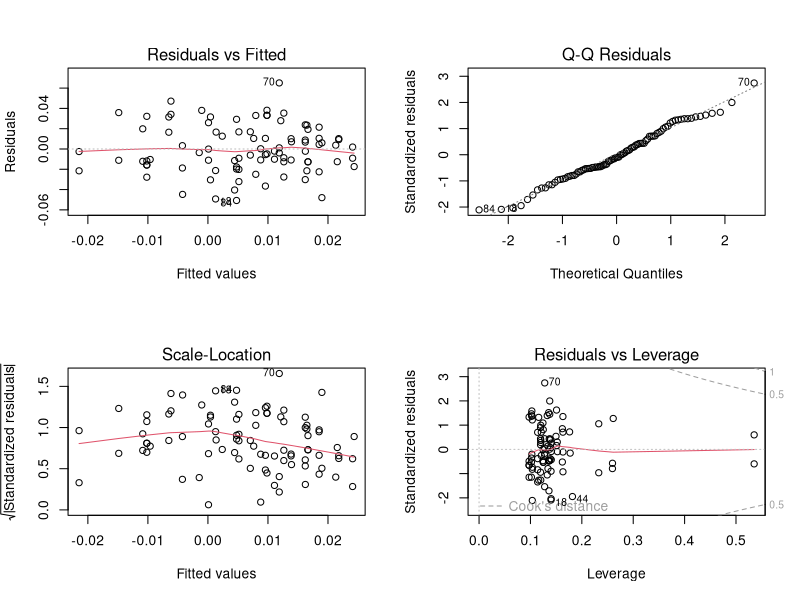

This figure's R source: (Note: this script raises an error after producing the figure.)
## ---- chunk 1
knitr::opts_knit$set(root.dir = "~/Desktop/STATS 101B")
## ---- chunk 2
library(dplyr)
library(pwr)
## ---- chunk 3

data = read.csv("proj.csv")

## ---- chunk 4

names(data) 

## ---- chunk 5
new_data <- data[, c("Islander.Name", "Island.Location", "Island.City", "City.house..", "Gender",     
                     "Age", "Assigned.Treatment..30.min.", "NEW.cortisol.day.0..before...µg.dL", "NEW.cortisol.day.1..µg.dL",       "Age.range..12.19....20.29....30.39....40.49....50.59....60.69....70.79....80.89....90.99.")] 
## ---- chunk 6

new_data

## ---- chunk 7
new_data = new_data[new_data$Islander.Name != "Violaine Reynaud", ]
new_data = new_data[new_data$Islander.Name != "Jochen Voigt", ]

## ---- chunk 8
new_data$cortisol_diff = new_data$NEW.cortisol.day.0..before...µg.dL - new_data$NEW.cortisol.day.1..µg.dL
## ---- chunk 9

new_data %>%
  group_by(Assigned.Treatment..30.min.) %>%
  summarize(group_mean = mean(cortisol_diff, na.rm = TRUE))

## ---- chunk 10

sd_within <- new_data %>%
  group_by(Assigned.Treatment..30.min.) %>%
  summarize(var = var(cortisol_diff, na.rm = TRUE)) %>%
  pull(var) %>%
  mean() %>%
  sqrt()

sd_within

## ---- chunk 11

group_means <- c(0.015600000, -0.009600000, 0.012066667, 0.011133333, 0.003733333, 0.005800000)
sd_within <- 0.02524062

grand_mean <- mean(group_means)
k <- length(group_means)

numerator <- sum((group_means - grand_mean)^2) / k

f <- sqrt(numerator / sd_within^2)
f

## ---- chunk 12

pwr.anova.test(k = 6, f = 0.3245381, n = NULL, sig.level = 0.05, power = 0.9)

## ---- chunk 13

new_data$age_range <- factor(new_data$Age.range..12.19....20.29....30.39....40.49....50.59....60.69....70.79....80.89....90.99.)

## ---- chunk 14
mod = aov(cortisol_diff ~ Assigned.Treatment..30.min. + age_range, data = new_data)

summary(mod)

## ---- chunk 15

par(mfrow = c(2, 2))
plot(mod)

## ---- chunk 16
new_data$cortisol_diff = new_data$cortisol.day.0..before...µg.dL - new_data$cortisol.day.1..µg.dL
## ---- chunk 17

filtered_data <- new_data[new_data$Assigned.Treatment..30.min. == "Strength Training", ]

## ---- chunk 18
t.test(filtered_data$cortisol.day.0..before...µg.dL, filtered_data$cortisol.day.1..µg.dL, paired = TRUE, alternative = "greater") 

## ---- chunk 19
subset$cortisol_diff = subset$cortisol.day.0..before...µg.dL - subset$cortisol.day.1..µg.dL

mod = lm(cortisol_diff ~ Island.Location, data = subset)

anova(mod) 

## ---- chunk 20

model = lm(cortisol_diff ~ 1, data = subset)
summary(model) 

## ---- chunk 21

modelEZ <- lm(cortisol_diff ~ Assigned.Treatment..30.min., data = new_data)
anova(modelEZ)

## ---- chunk 22

new_data$Assigned.Treatment..30.min. <- factor(new_data$Assigned.Treatment..30.min.)

modelJK <- lm(cortisol_diff ~ 0 + Assigned.Treatment..30.min., data = new_data)

summary(modelJK)

## ---- chunk 23

coefs <- summary(modelJK)$coefficients

# One-sided p-value for reduction > 0:
p_one_sided <- pt(coefs[, "t value"], df = modelJK$df.residual, lower.tail = FALSE)
p_one_sided
